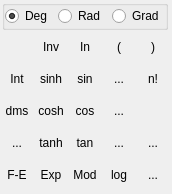
         <widget class="QWidget" name="wgtScientific" native="true">
          <property name="sizePolicy">
           <sizepolicy hsizetype="Fixed" vsizetype="Fixed">
            <horstretch>0</horstretch>
            <verstretch>0</verstretch>
           </sizepolicy>
          </property>
          <property name="minimumSize">
           <size>
            <width>172</width>
            <height>194</height>
           </size>
          </property>
          <property name="maximumSize">
           <size>
            <width>172</width>
            <height>194</height>
           </size>
          </property>
          <property name="styleSheet">
           <string notr="true">QToolButton
{
	border: flat;
	background-image: url(:/Calculator/Resources/Images/calculator/keyBgrd_Normal.png);
}
QToolButton:hover
{
	border: flat;
	background-image: url(:/Calculator/Resources/Images/calculator/keyBackground.png);
}</string>
          </property>
          <layout class="QGridLayout" name="gridLayout_3">
           <property name="margin">
            <number>0</number>
           </property>
           <property name="spacing">
            <number>2</number>
           </property>
           <item row="2" column="3">
            <widget class="QToolButton" name="toolButton_10">
             <property name="minimumSize">
              <size>
               <width>30</width>
               <height>30</height>
              </size>
             </property>
             <property name="maximumSize">
              <size>
               <width>30</width>
               <height>30</height>
              </size>
             </property>
             <property name="text">
              <string>...</string>
             </property>
             <property name="icon">
              <iconset resource="../../../../projects/Library/Gui/Gui.qrc">
               <normaloff>:/Calculator/Resources/Images/calculator/keySquare.png</normaloff>:/Calculator/Resources/Images/calculator/keySquare.png</iconset>
             </property>
             <property name="iconSize">
              <size>
               <width>90</width>
               <height>90</height>
              </size>
             </property>
            </widget>
           </item>
           <item row="3" column="0">
            <widget class="QToolButton" name="toolButton_21">
             <property name="minimumSize">
              <size>
               <width>30</width>
               <height>30</height>
              </size>
             </property>
             <property name="maximumSize">
              <size>
               <width>30</width>
               <height>30</height>
              </size>
             </property>
             <property name="text">
              <string>dms</string>
             </property>
             <property name="iconSize">
              <size>
               <width>90</width>
               <height>90</height>
              </size>
             </property>
            </widget>
           </item>
           <item row="2" column="2">
            <widget class="QToolButton" name="toolButton_9">
             <property name="minimumSize">
              <size>
               <width>30</width>
               <height>30</height>
              </size>
             </property>
             <property name="maximumSize">
              <size>
               <width>30</width>
               <height>30</height>
              </size>
             </property>
             <property name="text">
              <string>sin</string>
             </property>
             <property name="iconSize">
              <size>
               <width>90</width>
               <height>90</height>
              </size>
             </property>
            </widget>
           </item>
           <item row="3" column="1">
            <widget class="QToolButton" name="toolButton_11">
             <property name="minimumSize">
              <size>
               <width>30</width>
               <height>30</height>
              </size>
             </property>
             <property name="maximumSize">
              <size>
               <width>30</width>
               <height>30</height>
              </size>
             </property>
             <property name="text">
              <string>cosh</string>
             </property>
             <property name="iconSize">
              <size>
               <width>90</width>
               <height>90</height>
              </size>
             </property>
            </widget>
           </item>
           <item row="3" column="2">
            <widget class="QToolButton" name="toolButton_12">
             <property name="minimumSize">
              <size>
               <width>30</width>
               <height>30</height>
              </size>
             </property>
             <property name="maximumSize">
              <size>
               <width>30</width>
               <height>30</height>
              </size>
             </property>
             <property name="text">
              <string>cos</string>
             </property>
             <property name="iconSize">
              <size>
               <width>90</width>
               <height>90</height>
              </size>
             </property>
            </widget>
           </item>
           <item row="2" column="4">
            <widget class="QToolButton" name="toolButton_13">
             <property name="minimumSize">
              <size>
               <width>30</width>
               <height>30</height>
              </size>
             </property>
             <property name="maximumSize">
              <size>
               <width>30</width>
               <height>30</height>
              </size>
             </property>
             <property name="text">
              <string>n!</string>
             </property>
             <property name="iconSize">
              <size>
               <width>90</width>
               <height>90</height>
              </size>
             </property>
            </widget>
           </item>
           <item row="3" column="3">
            <widget class="QToolButton" name="toolButton_14">
             <property name="minimumSize">
              <size>
               <width>30</width>
               <height>30</height>
              </size>
             </property>
             <property name="maximumSize">
              <size>
               <width>30</width>
               <height>30</height>
              </size>
             </property>
             <property name="text">
              <string>...</string>
             </property>
             <property name="icon">
              <iconset resource="../../../../projects/Library/Gui/Gui.qrc">
               <normaloff>:/Calculator/Resources/Images/calculator/keyCube.png</normaloff>:/Calculator/Resources/Images/calculator/keyCube.png</iconset>
             </property>
             <property name="iconSize">
              <size>
               <width>90</width>
               <height>90</height>
              </size>
             </property>
            </widget>
           </item>
           <item row="3" column="4">
            <widget class="QToolButton" name="toolButton">
             <property name="minimumSize">
              <size>
               <width>30</width>
               <height>30</height>
              </size>
             </property>
             <property name="maximumSize">
              <size>
               <width>30</width>
               <height>30</height>
              </size>
             </property>
             <property name="styleSheet">
              <string notr="true"/>
             </property>
             <property name="text">
              <string/>
             </property>
             <property name="icon">
              <iconset resource="../../../../projects/Library/Gui/Gui.qrc">
               <normaloff>:/Calculator/Resources/Images/calculator/keyCubeRoot.png</normaloff>:/Calculator/Resources/Images/calculator/keyCubeRoot.png</iconset>
             </property>
             <property name="iconSize">
              <size>
               <width>20</width>
               <height>20</height>
              </size>
             </property>
             <property name="autoRaise">
              <bool>true</bool>
             </property>
            </widget>
           </item>
           <item row="0" column="0" colspan="5">
            <widget class="QGroupBox" name="groupBox">
             <property name="sizePolicy">
              <sizepolicy hsizetype="Preferred" vsizetype="Fixed">
               <horstretch>0</horstretch>
               <verstretch>0</verstretch>
              </sizepolicy>
             </property>
             <property name="minimumSize">
              <size>
               <width>0</width>
               <height>30</height>
              </size>
             </property>
             <property name="maximumSize">
              <size>
               <width>16777215</width>
               <height>30</height>
              </size>
             </property>
             <property name="title">
              <string/>
             </property>
             <layout class="QGridLayout" name="gridLayout_2">
              <property name="margin">
               <number>0</number>
              </property>
              <property name="spacing">
               <number>0</number>
              </property>
              <item row="0" column="0">
               <widget class="QRadioButton" name="radioButton">
                <property name="text">
                 <string>Deg</string>
                </property>
                <property name="checked">
                 <bool>true</bool>
                </property>
               </widget>
              </item>
              <item row="0" column="1">
               <widget class="QRadioButton" name="radioButton_2">
                <property name="text">
                 <string>Rad</string>
                </property>
               </widget>
              </item>
              <item row="0" column="2">
               <widget class="QRadioButton" name="radioButton_3">
                <property name="text">
                 <string>Grad</string>
                </property>
               </widget>
              </item>
             </layout>
            </widget>
           </item>
           <item row="2" column="0">
            <widget class="QToolButton" name="toolButton_7">
             <property name="minimumSize">
              <size>
               <width>30</width>
               <height>30</height>
              </size>
             </property>
             <property name="maximumSize">
              <size>
               <width>30</width>
               <height>30</height>
              </size>
             </property>
             <property name="styleSheet">
              <string notr="true"/>
             </property>
             <property name="text">
              <string>Int</string>
             </property>
             <property name="iconSize">
              <size>
               <width>90</width>
               <height>90</height>
              </size>
             </property>
             <property name="autoRaise">
              <bool>true</bool>
             </property>
            </widget>
           </item>
           <item row="1" column="1">
            <widget class="QToolButton" name="toolButton_3">
             <property name="minimumSize">
              <size>
               <width>30</width>
               <height>30</height>
              </size>
             </property>
             <property name="maximumSize">
              <size>
               <width>30</width>
               <height>30</height>
              </size>
             </property>
             <property name="styleSheet">
              <string notr="true"/>
             </property>
             <property name="text">
              <string>Inv</string>
             </property>
             <property name="iconSize">
              <size>
               <width>90</width>
               <height>90</height>
              </size>
             </property>
             <property name="autoRaise">
              <bool>true</bool>
             </property>
            </widget>
           </item>
           <item row="1" column="4">
            <widget class="QToolButton" name="toolButton_6">
             <property name="minimumSize">
              <size>
               <width>30</width>
               <height>30</height>
              </size>
             </property>
             <property name="maximumSize">
              <size>
               <width>30</width>
               <height>30</height>
              </size>
             </property>
             <property name="styleSheet">
              <string notr="true"/>
             </property>
             <property name="text">
              <string>)</string>
             </property>
             <property name="iconSize">
              <size>
               <width>90</width>
               <height>90</height>
              </size>
             </property>
             <property name="autoRaise">
              <bool>true</bool>
             </property>
            </widget>
           </item>
           <item row="2" column="1">
            <widget class="QToolButton" name="toolButton_8">
             <property name="minimumSize">
              <size>
               <width>30</width>
               <height>30</height>
              </size>
             </property>
             <property name="maximumSize">
              <size>
               <width>30</width>
               <height>30</height>
              </size>
             </property>
             <property name="styleSheet">
              <string notr="true"/>
             </property>
             <property name="text">
              <string>sinh</string>
             </property>
             <property name="iconSize">
              <size>
               <width>90</width>
               <height>90</height>
              </size>
             </property>
             <property name="autoRaise">
              <bool>true</bool>
             </property>
            </widget>
           </item>
           <item row="1" column="3">
            <widget class="QToolButton" name="toolButton_4">
             <property name="minimumSize">
              <size>
               <width>30</width>
               <height>30</height>
              </size>
             </property>
             <property name="maximumSize">
              <size>
               <width>30</width>
               <height>30</height>
              </size>
             </property>
             <property name="styleSheet">
              <string notr="true"/>
             </property>
             <property name="text">
              <string>(</string>
             </property>
             <property name="iconSize">
              <size>
               <width>90</width>
               <height>90</height>
              </size>
             </property>
             <property name="autoRaise">
              <bool>true</bool>
             </property>
            </widget>
           </item>
           <item row="1" column="2">
            <widget class="QToolButton" name="toolButton_5">
             <property name="minimumSize">
              <size>
               <width>30</width>
               <height>30</height>
              </size>
             </property>
             <property name="maximumSize">
              <size>
               <width>30</width>
               <height>30</height>
              </size>
             </property>
             <property name="styleSheet">
              <string notr="true"/>
             </property>
             <property name="text">
              <string>In</string>
             </property>
             <property name="iconSize">
              <size>
               <width>90</width>
               <height>90</height>
              </size>
             </property>
             <property name="autoRaise">
              <bool>true</bool>
             </property>
            </widget>
           </item>
           <item row="4" column="0">
            <widget class="QToolButton" name="toolButton_2">
             <property name="minimumSize">
              <size>
               <width>30</width>
               <height>30</height>
              </size>
             </property>
             <property name="maximumSize">
              <size>
               <width>30</width>
               <height>30</height>
              </size>
             </property>
             <property name="text">
              <string>...</string>
             </property>
             <property name="icon">
              <iconset resource="../../../../projects/Library/Gui/Gui.qrc">
               <normaloff>:/Calculator/Resources/Images/calculator/keyPI.png</normaloff>:/Calculator/Resources/Images/calculator/keyPI.png</iconset>
             </property>
             <property name="iconSize">
              <size>
               <width>90</width>
               <height>90</height>
              </size>
             </property>
            </widget>
           </item>
           <item row="5" column="1">
            <widget class="QToolButton" name="toolButton_20">
             <property name="minimumSize">
              <size>
               <width>30</width>
               <height>30</height>
              </size>
             </property>
             <property name="maximumSize">
              <size>
               <width>30</width>
               <height>30</height>
              </size>
             </property>
             <property name="text">
              <string>Exp</string>
             </property>
             <property name="iconSize">
              <size>
               <width>90</width>
               <height>90</height>
              </size>
             </property>
            </widget>
           </item>
           <item row="4" column="1">
            <widget class="QToolButton" name="toolButton_19">
             <property name="minimumSize">
              <size>
               <width>30</width>
               <height>30</height>
              </size>
             </property>
             <property name="maximumSize">
              <size>
               <width>30</width>
               <height>30</height>
              </size>
             </property>
             <property name="text">
              <string>tanh</string>
             </property>
             <property name="iconSize">
              <size>
               <width>90</width>
               <height>90</height>
              </size>
             </property>
            </widget>
           </item>
           <item row="4" column="2">
            <widget class="QToolButton" name="toolButton_18">
             <property name="minimumSize">
              <size>
               <width>30</width>
               <height>30</height>
              </size>
             </property>
             <property name="maximumSize">
              <size>
               <width>30</width>
               <height>30</height>
              </size>
             </property>
             <property name="text">
              <string>tan</string>
             </property>
             <property name="iconSize">
              <size>
               <width>90</width>
               <height>90</height>
              </size>
             </property>
            </widget>
           </item>
           <item row="4" column="3">
            <widget class="QToolButton" name="toolButton_17">
             <property name="minimumSize">
              <size>
               <width>30</width>
               <height>30</height>
              </size>
             </property>
             <property name="maximumSize">
              <size>
               <width>30</width>
               <height>30</height>
              </size>
             </property>
             <property name="text">
              <string>...</string>
             </property>
             <property name="icon">
              <iconset resource="../../../../projects/Library/Gui/Gui.qrc">
               <normaloff>:/Calculator/Resources/Images/calculator/keyPow.png</normaloff>:/Calculator/Resources/Images/calculator/keyPow.png</iconset>
             </property>
             <property name="iconSize">
              <size>
               <width>90</width>
               <height>90</height>
              </size>
             </property>
            </widget>
           </item>
           <item row="4" column="4">
            <widget class="QToolButton" name="toolButton_16">
             <property name="minimumSize">
              <size>
               <width>30</width>
               <height>30</height>
              </size>
             </property>
             <property name="maximumSize">
              <size>
               <width>30</width>
               <height>30</height>
              </size>
             </property>
             <property name="text">
              <string>...</string>
             </property>
             <property name="icon">
              <iconset resource="../../../../projects/Library/Gui/Gui.qrc">
               <normaloff>:/Calculator/Resources/Images/calculator/keyPowRoot.png</normaloff>:/Calculator/Resources/Images/calculator/keyPowRoot.png</iconset>
             </property>
             <property name="iconSize">
              <size>
               <width>20</width>
               <height>20</height>
              </size>
             </property>
            </widget>
           </item>
           <item row="5" column="0">
            <widget class="QToolButton" name="toolButton_15">
             <property name="minimumSize">
              <size>
               <width>30</width>
               <height>30</height>
              </size>
             </property>
             <property name="maximumSize">
              <size>
               <width>30</width>
               <height>30</height>
              </size>
             </property>
             <property name="text">
              <string>F-E</string>
             </property>
             <property name="iconSize">
              <size>
               <width>90</width>
               <height>90</height>
              </size>
             </property>
            </widget>
           </item>
           <item row="5" column="2">
            <widget class="QToolButton" name="toolButton_22">
             <property name="minimumSize">
              <size>
               <width>30</width>
               <height>30</height>
              </size>
             </property>
             <property name="maximumSize">
              <size>
               <width>30</width>
               <height>30</height>
              </size>
             </property>
             <property name="text">
              <string>Mod</string>
             </property>
             <property name="iconSize">
              <size>
               <width>90</width>
               <height>90</height>
              </size>
             </property>
            </widget>
           </item>
           <item row="5" column="3">
            <widget class="QToolButton" name="toolButton_24">
             <property name="minimumSize">
              <size>
               <width>30</width>
               <height>30</height>
              </size>
             </property>
             <property name="maximumSize">
              <size>
               <width>30</width>
               <height>30</height>
              </size>
             </property>
             <property name="text">
              <string>log</string>
             </property>
             <property name="iconSize">
              <size>
               <width>90</width>
               <height>90</height>
              </size>
             </property>
            </widget>
           </item>
           <item row="5" column="4">
            <widget class="QToolButton" name="toolButton_23">
             <property name="minimumSize">
              <size>
               <width>30</width>
               <height>30</height>
              </size>
             </property>
             <property name="maximumSize">
              <size>
               <width>30</width>
               <height>30</height>
              </size>
             </property>
             <property name="text">
              <string>...</string>
             </property>
             <property name="icon">
              <iconset resource="../../../../projects/Library/Gui/Gui.qrc">
               <normaloff>:/Calculator/Resources/Images/calculator/key10Power.png</normaloff>:/Calculator/Resources/Images/calculator/key10Power.png</iconset>
             </property>
             <property name="iconSize">
              <size>
               <width>25</width>
               <height>25</height>
              </size>
             </property>
            </widget>
           </item>
          </layout>
         </widget>
